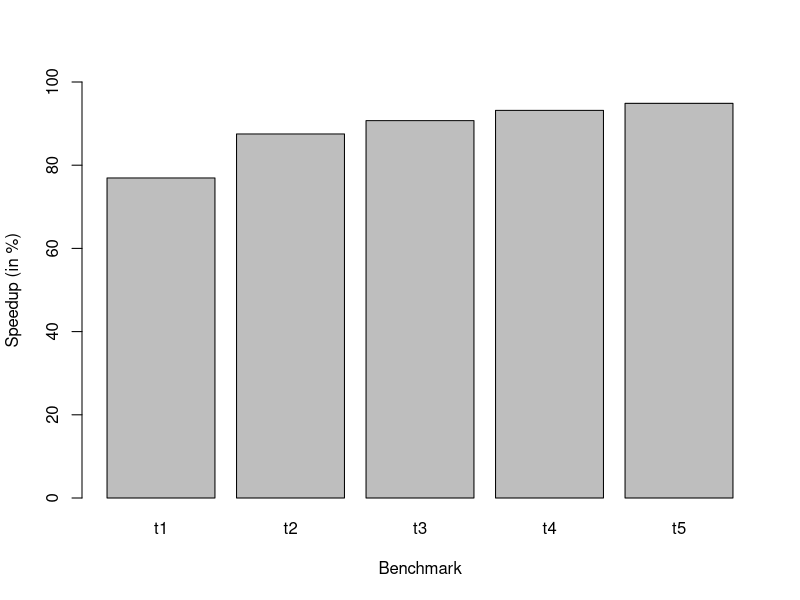
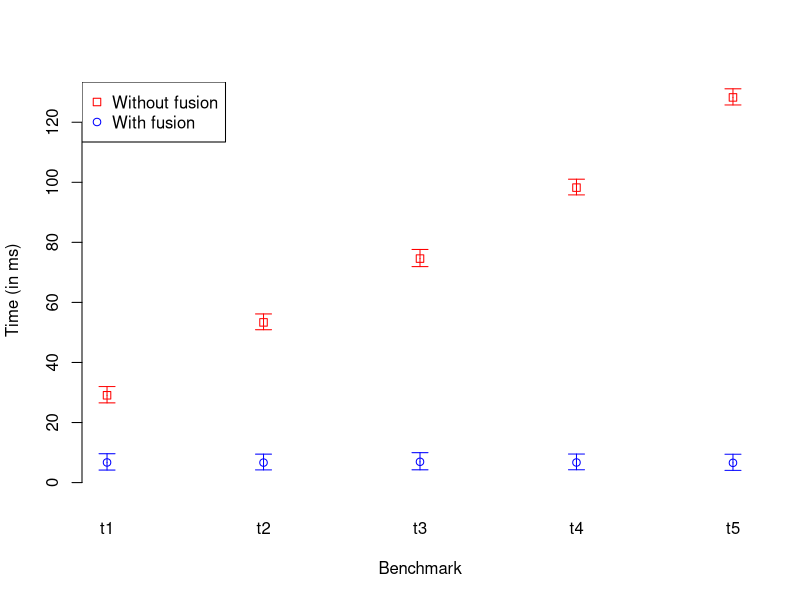
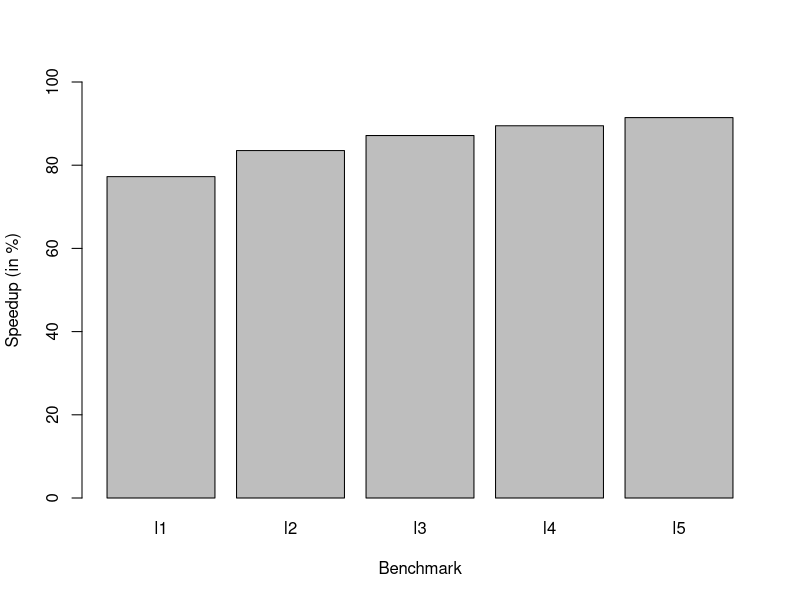
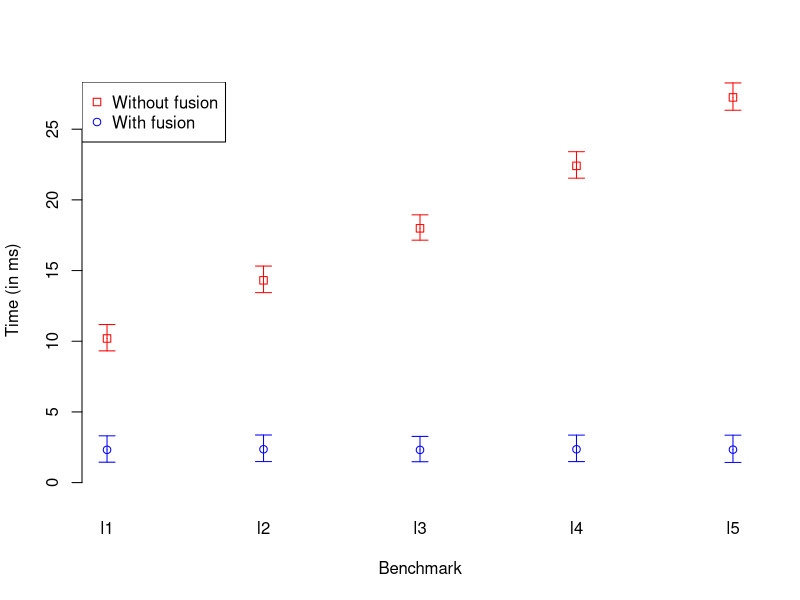

The R source for these figures, in order:
require(plotrix)

enabled  <- read.csv(file="enabled.csv", header=T)
disabled <- read.csv(file="disabled.csv", header=T)

tree_names    <- enabled[1:5, 'Name']
tree_fused    <- enabled[1:5, 'Mean']
tree_unfused  <- disabled[1:5, 'Mean']
tree_speedups <- 100 * (tree_unfused - tree_fused) / tree_unfused

pdf("tree-speedups.pdf")
barplot(tree_speedups,
        xlab='Benchmark',
        ylab='Speedup (in %)',
        names.arg=tree_names,
        ylim=c(0,100))
dev.off()

pdf("tree.pdf")
plotCI(seq(1, 5), 1000*tree_unfused,
        enabled[1:5, 'StddevUB'] * 2000,
        enabled[1:5, 'StddevLB'] * 2000,
        pch=0,
        ylim=c(0, max(1000*tree_unfused)),
        xlab="Benchmark",
        ylab="Time (in ms)",
        col='red',
        axes=F)
plotCI(seq(1, 5), 1000*tree_fused,
        enabled[1:5, 'StddevUB'] * 2000,
        enabled[1:5, 'StddevLB'] * 2000,
        pch=1,
        col='blue',
        add=T)
axis(side=1, at=seq(1, 5), labels=tree_names, lwd=0)
axis(side=2)
legend("topleft", legend=c("Without fusion", "With fusion"), pch=c(0, 1),
       col=c('red', 'blue'))
dev.off()

# Copy pasta. s/tree/list/g. s/1:5/6:10

enabled  <- read.csv(file="enabled.csv", header=T)
disabled <- read.csv(file="disabled.csv", header=T)

list_names    <- enabled[6:10, 'Name']
list_fused    <- enabled[6:10, 'Mean']
list_unfused  <- disabled[6:10, 'Mean']
list_speedups <- 100 * (list_unfused - list_fused) / list_unfused

pdf("list-speedups.pdf")
barplot(list_speedups,
        xlab='Benchmark',
        ylab='Speedup (in %)',
        names.arg=list_names,
        ylim=c(0,100))
dev.off()

pdf("list.pdf")
plotCI(seq(1, 5), 1000 * list_unfused,
        enabled[6:10, 'StddevUB'] * 2000,
        enabled[6:10, 'StddevLB'] * 2000,
        pch=0,
        ylim=c(0, max(1000 * list_unfused)),
        xlab="Benchmark",
        ylab="Time (in ms)",
        col='red',
        axes=F)
plotCI(seq(1, 5), 1000 * list_fused,
        enabled[6:10, 'StddevUB'] * 2000,
        enabled[6:10, 'StddevLB'] * 2000,
        pch=1,
        col='blue',
        add=T)
axis(side=1, at=seq(1, 5), labels=list_names, lwd=0)
axis(side=2)
legend("topleft", legend=c("Without fusion", "With fusion"), pch=c(0, 1),
       col=c('red', 'blue'))
dev.off()
